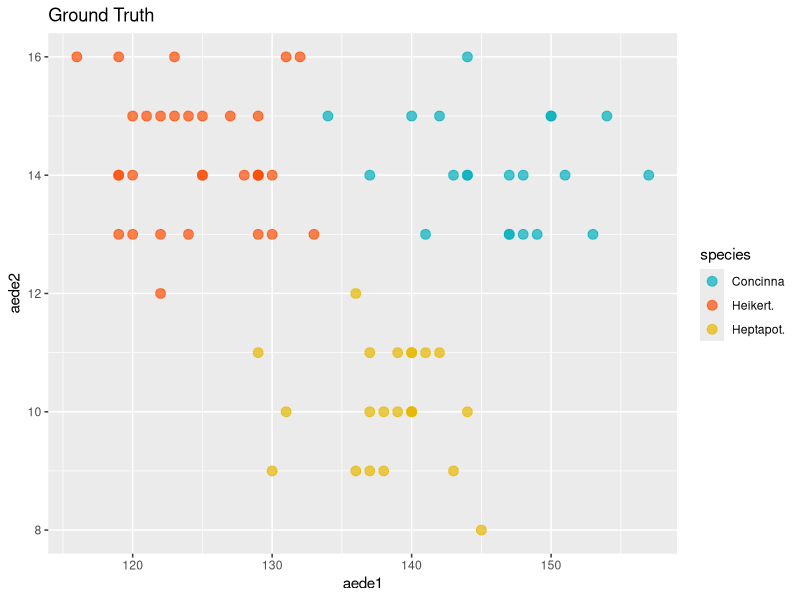
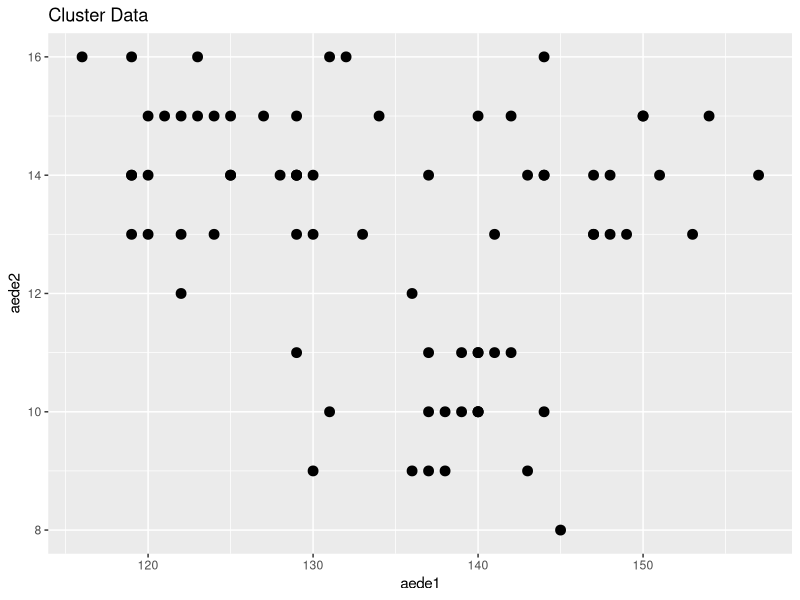
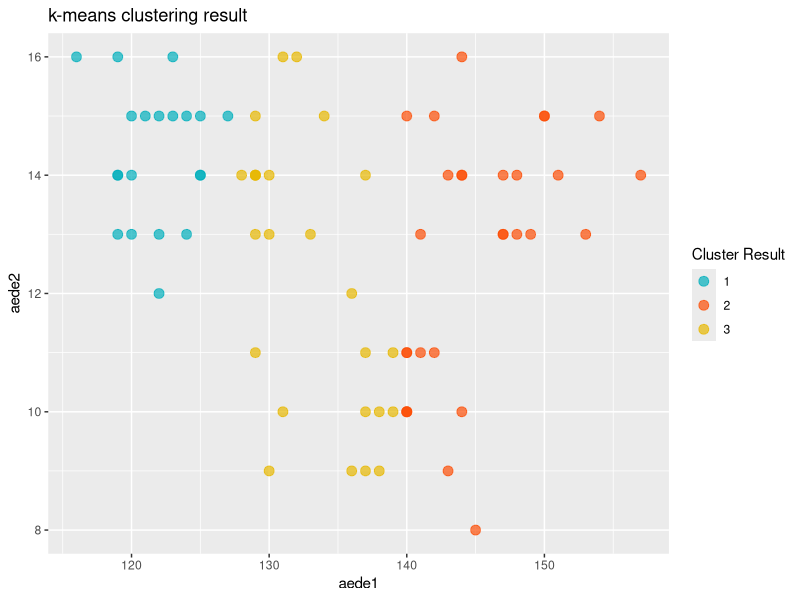
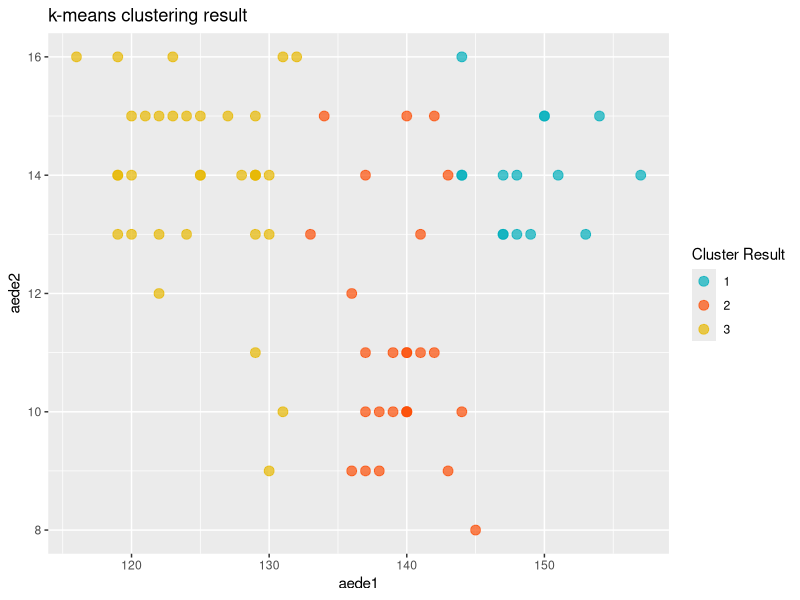
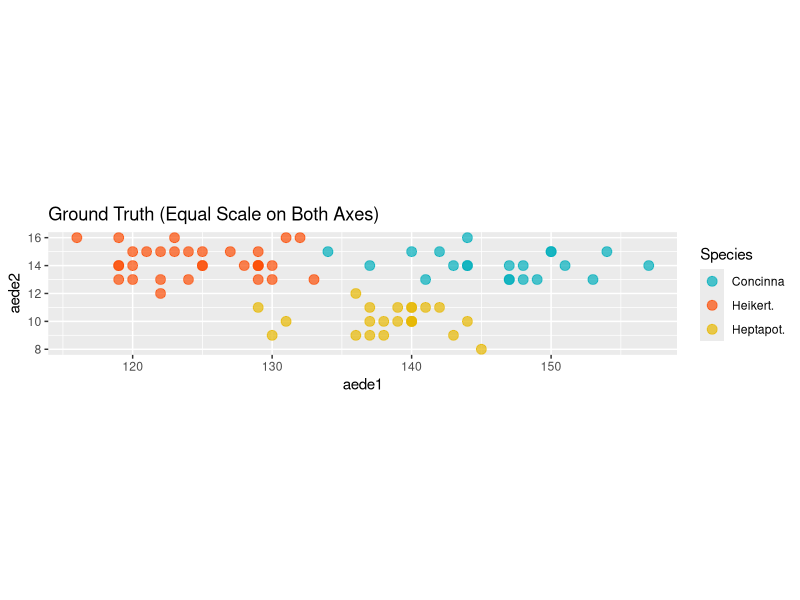
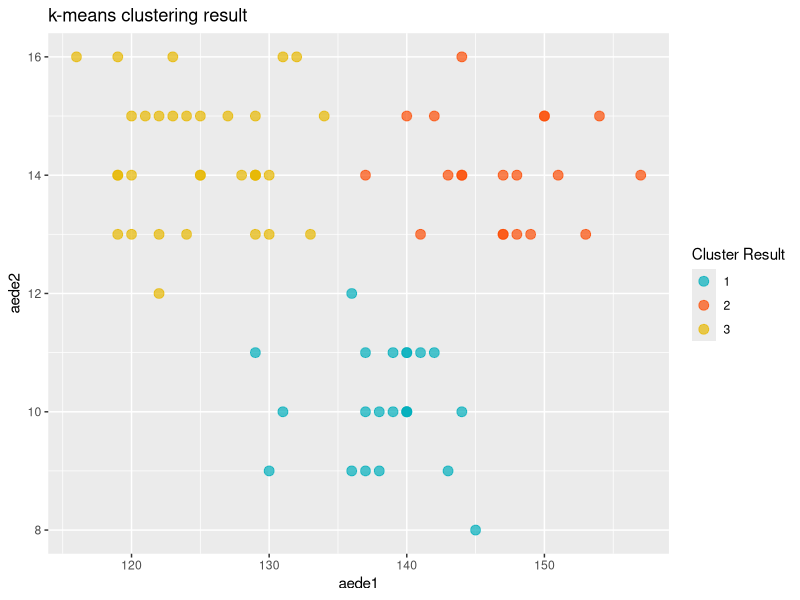
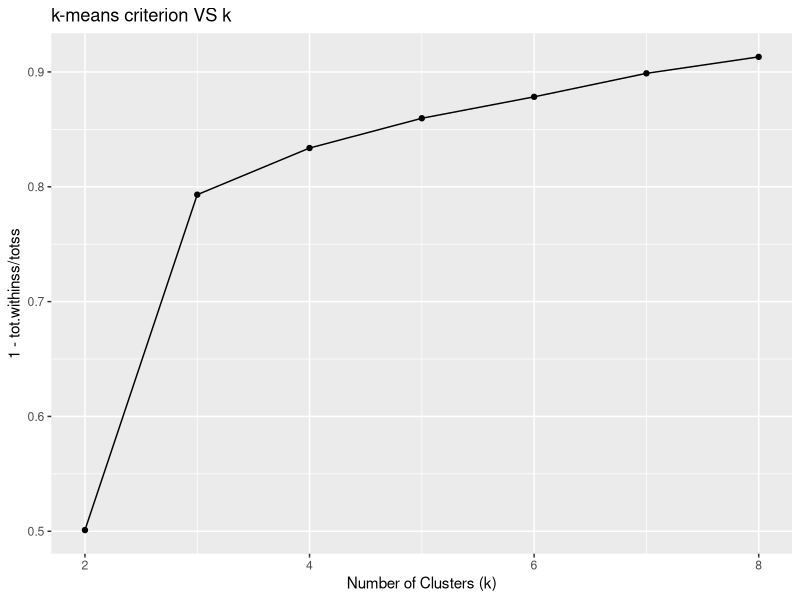
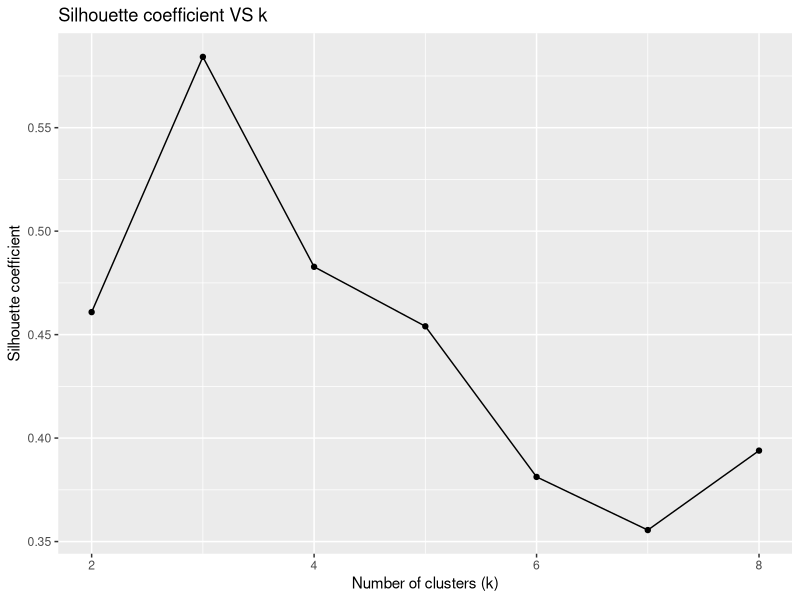

Recreate these plots in R, in order.
library(GGally)
library(cluster)

data(flea)
plot_data <- flea[, c("aede1","aede2","species")]


ggplot(plot_data, aes(x = aede1, y = aede2, color = species)) +
  scale_color_manual(values = c("#00AFBB", "#FC4E07", "#e7b800")) +
  geom_point(size = 3.0, alpha = 0.7) +
  labs(
    title = "Ground Truth",
    color = "species"
  ) +
  theme_grey()


ggplot(data = plot_data, mapping = aes(x = aede1, y = aede2)) +
  geom_point(size = 3.0) +
  labs(
    title = "Cluster Data"
  ) +
  theme_grey()


plot_func <- function(data, label, title = "") {

  data$label <- factor(label)

  x_col <- colnames(data)[1]
  y_col <- colnames(data)[2]
  label <- colnames(data)[3]

  return(
    ggplot(data,
           aes(x = .data[[x_col]],
               y = .data[[y_col]],
               color = .data[[label]])
           ) +
    scale_color_manual(
      values = c("#00AFBB", "#FC4E07", "#e7b800",
                 "#006400", "#9400D3", "#FF8C00","#008080")) +
    geom_point(size = 3.0, alpha = 0.7) +
    labs(
      title = title,
      x = x_col,
      y = y_col,
      color = "Cluster Result"
    ) +
    theme_grey()
  )
}


## Simple kmeans
dat <- flea[,c("aede1", "aede2")]
k.clus <- kmeans(dat, 3)
plot_func(dat, k.clus$cluster, "k-means clustering result")

k.clus
k.clus$tot.withinss


## Choose best from 20
k.clus <- kmeans(dat, 3, nstart=20)
plot_func(dat, k.clus$cluster, title = "k-means clustering result")

k.clus
k.clus$tot.withinss


## Scaling
ggplot(data = plot_data, mapping = aes(x = aede1, y = aede2, color = species)) +
  scale_color_manual(values = c("#00AFBB", "#FC4E07", "#e7b800")) +
  geom_point(size = 3.0, alpha = 0.7) +
  labs(
    title = "Ground Truth (Equal Scale on Both Axes)",
    color = "Species"
  ) +
  theme_grey() +
  coord_fixed()

set.seed(1)
scaled_dat <- scale(dat)
k.clus <- kmeans(scaled_dat, 3, nstart = 20)
plot_func(dat, k.clus$cluster, title = "k-means clustering result")

## Silhouette coefficient

plot_dat <-
  do.call('rbind', lapply(2:8, function(k) {
    clus <- kmeans(scaled_dat, k, nstart = 20)
    data.frame(
      k = k,
      kmeans_criterion = 1 - clus$tot.withinss / clus$totss
    )
  }))

ggplot(plot_dat, aes(x = k, y = kmeans_criterion)) +
  geom_line() +
  geom_point() +
  labs(
    title = "k-means criterion VS k",
    x = "Number of Clusters (k)",
    y = "1 - tot.withinss/totss"
  ) +
  theme_grey()


dist_matrix <- dist(scaled_dat)

sil <- silhouette(k.clus$cluster, dist_matrix)

summary(sil)

set.seed(1)

plot_dat <-
  do.call('rbind', lapply(2:8, function(k) {
    clus <- kmeans(scaled_dat, k, nstart = 20)
    sil <- silhouette(clus$cluster, dist_matrix)
    data.frame(
      k = k,
      sils = summary(sil)$avg.width
    )
  }))


ggplot(plot_dat, aes(x = k, y = sils)) +
  geom_line() +
  geom_point() +
  labs(
    title = "Silhouette coefficient VS k",
    x = "Number of clusters (k)",
    y = "Silhouette coefficient"
  ) +
  theme_grey()




### high dimension
euclidean <- function(a) sqrt(sum((a)^2))

dat <-
  do.call('rbind', lapply(1:100, function(dimension) {
    points <- sapply(1:1000, function(i) rnorm(dimension))
    max.dist  <- max(dist(t(points)))
    mean.dist <- mean(dist(t(points)))
    data.frame(
      dimension = dimension,
      max_minus_mean = (max.dist - mean.dist)/max.dist )
  }))

ggplot(dat, aes(x = dimension, y = max_minus_mean)) +
  geom_line() +
  geom_point() +
  labs(
    title = "Difference between max and mean distance of 1000 random vectors",
    x = "Dimension",
    y = "Difference"
  ) +
  theme_grey()
